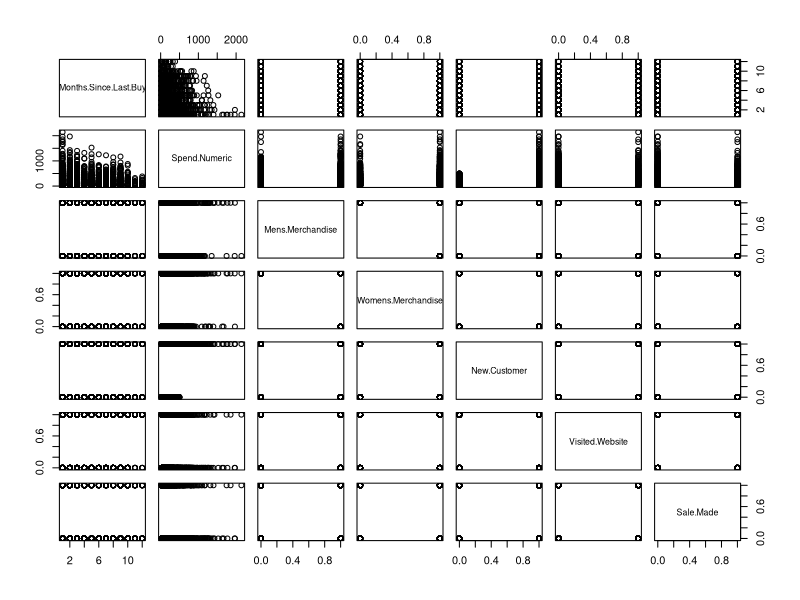
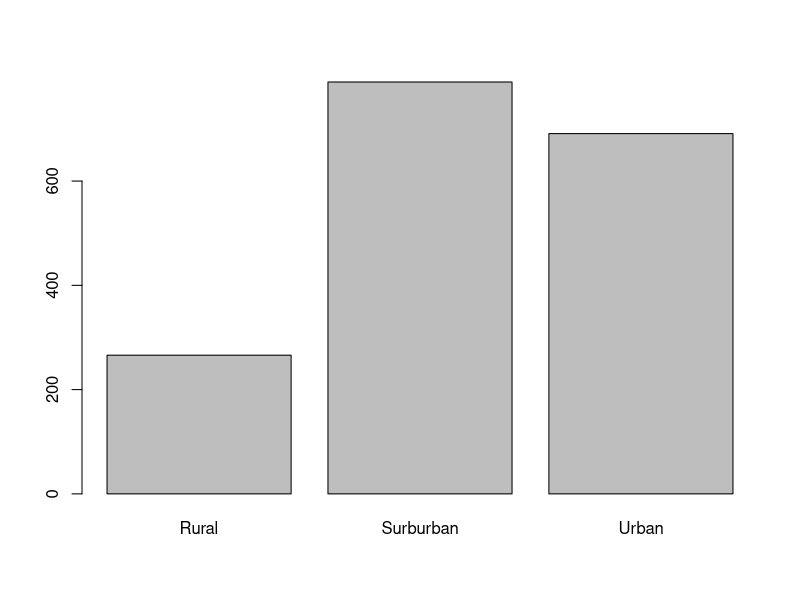
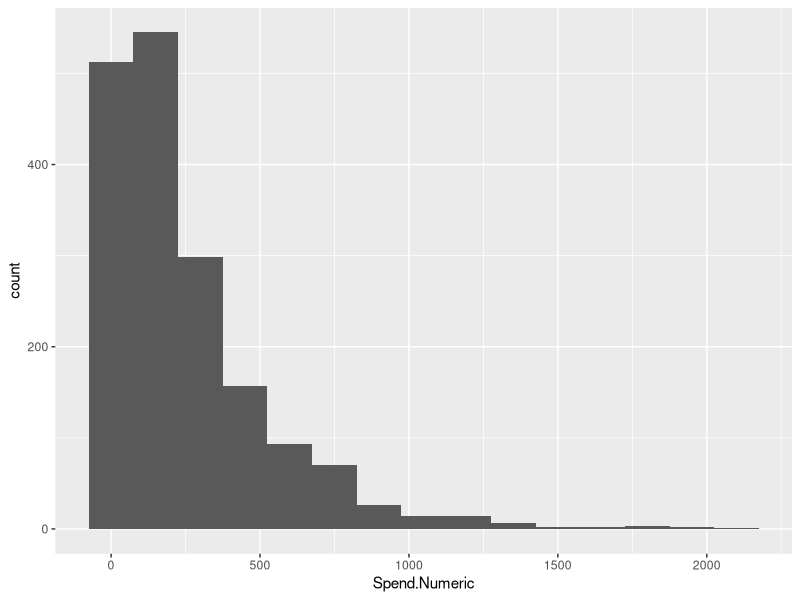
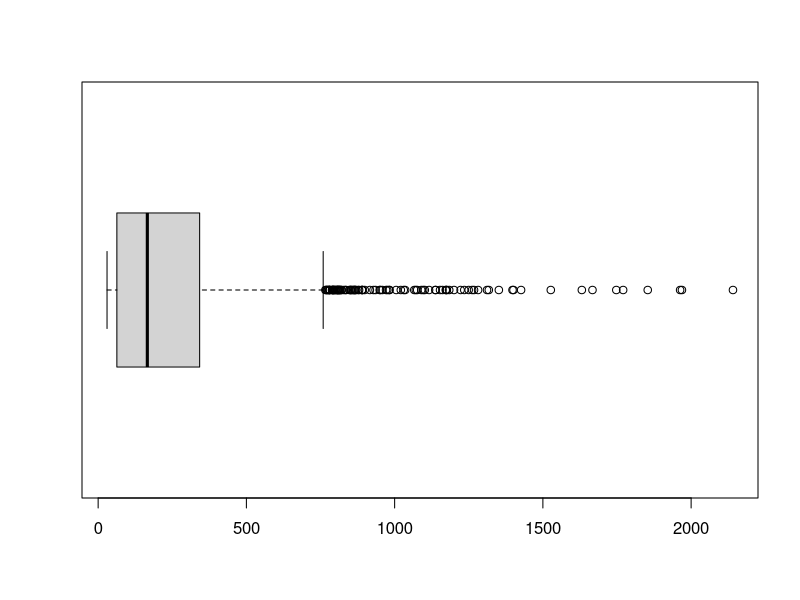
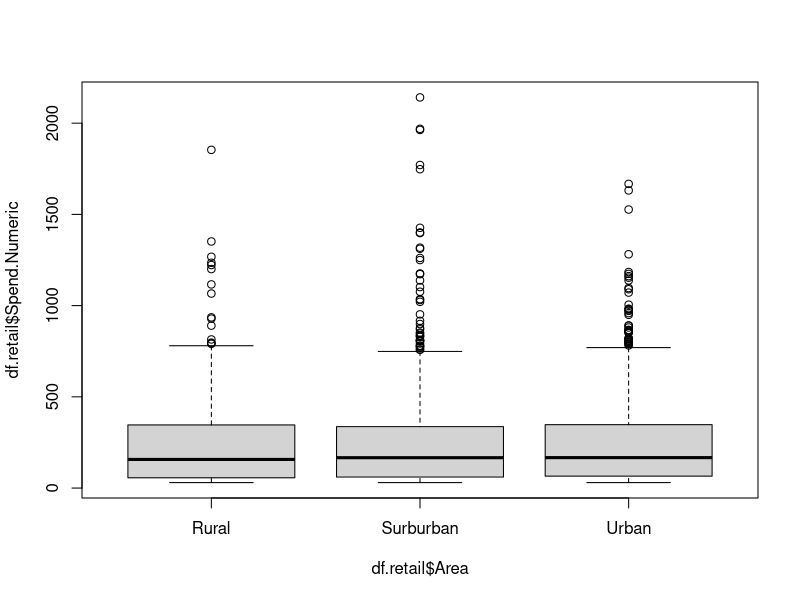

These charts were generated, in order, by the following R code: (Note: this script raises an error after producing the figures.)
library(dplyr)
library(tidyr)
library(ggplot2)
library(corrplot)
library(caret)
df.retail <- read.csv("Retail_Case_Study_Data.csv")
str(df.retail)
table(df.retail$Purchase.Channel)
#take out the customer id 
df.retail = df.retail[,-1]
#convert spend category to factor
df.retail$Spend.Category<-as.factor(df.retail$Spend.Category)
str(df.retail)
#see if any correlation between numeric variables
pairs(df.retail[,-c(2,6,8)])
# univariate analysis
barplot(xtabs(~df.retail$Area))
# most users are suburban which means they maybe based where the stores are located
ggplot(df.retail, aes(x=Spend.Numeric)) +
 geom_histogram(binwidth = 150)
boxplot(df.retail$Spend.Numeric, horizontal = TRUE)
#side by side boxplot
boxplot(df.retail$Spend.Numeric~ df.retail$Area)
# next is data modelling
#split the data into training and test
# create a list of 80% of the rows in the original dataset we can use for training 
validationIndex <- createDataPartition(df.retail$Sale.Made, p=0.80, list=FALSE) 
# select 20% of the data for validation 
validation <- df.retail[-validationIndex,] 
# use the remaining 80% of data to training and testing the models 
df.mydata <- df.retail[validationIndex,]
str(df.mydata)
#create validation harness
trainControl <- trainControl(method="cv", number=10)
metric <- "Accuracy"
# LG 
set.seed(7) 
fit.glm <- train(Sale.Made~., data=df.mydata, method="glm", metric=metric,preProc=c("center", "scale"), trControl=trainControl) 
# GLMNET
set.seed(7) 
fit.glmnet <- train(Sale.Made~., data=df.mydata, method="glmnet", metric=metric,preProc=c("center", "scale"),  trControl=trainControl) 
# LDA 
set.seed(7) 
fit.lda <- train(Sale.Made~., data=df.mydata, method="lda", metric=metric,preProc=c("center", "scale"),  trControl=trainControl) 
# CART 
set.seed(7) 
fit.cart <- train(Sale.Made~., data=df.mydata, method="rpart", metric=metric,preProc=c("center", "scale"),  trControl=trainControl) 
# KNN 
set.seed(7) 
fit.knn <- train(Sale.Made~., data=df.mydata, method="knn", metric=metric,preProc=c("center", "scale"),  trControl=trainControl) 
# NB 
set.seed(7) 
fit.nb <- train(Sale.Made~., data=df.mydata, method="nb", metric=metric, trControl=trainControl) 
# CART 
set.seed(7) 
fit.cart <- train(Sale.Made~., data=df.mydata, method="rpart", metric=metric, trControl=trainControl)
# Compare algorithms 
results <- resamples(list(LG=fit.glm, LDA=fit.lda, GLMNET=fit.glmnet, KNN=fit.knn, CART=fit.cart, NB=fit.nb)) 
summary(results) 
pred <- predict(fit.glm,newdata = validation[-9],type ="response")
summary(fit.glm)
head( validation[-9])
